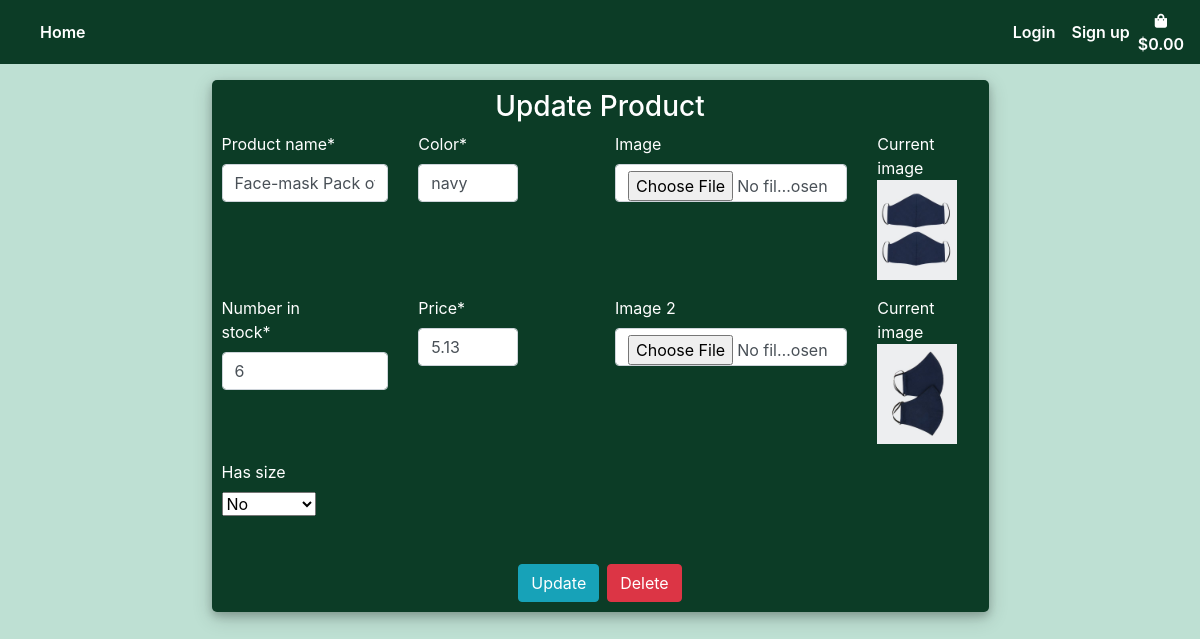
Before: /update/8/ with the older database file.
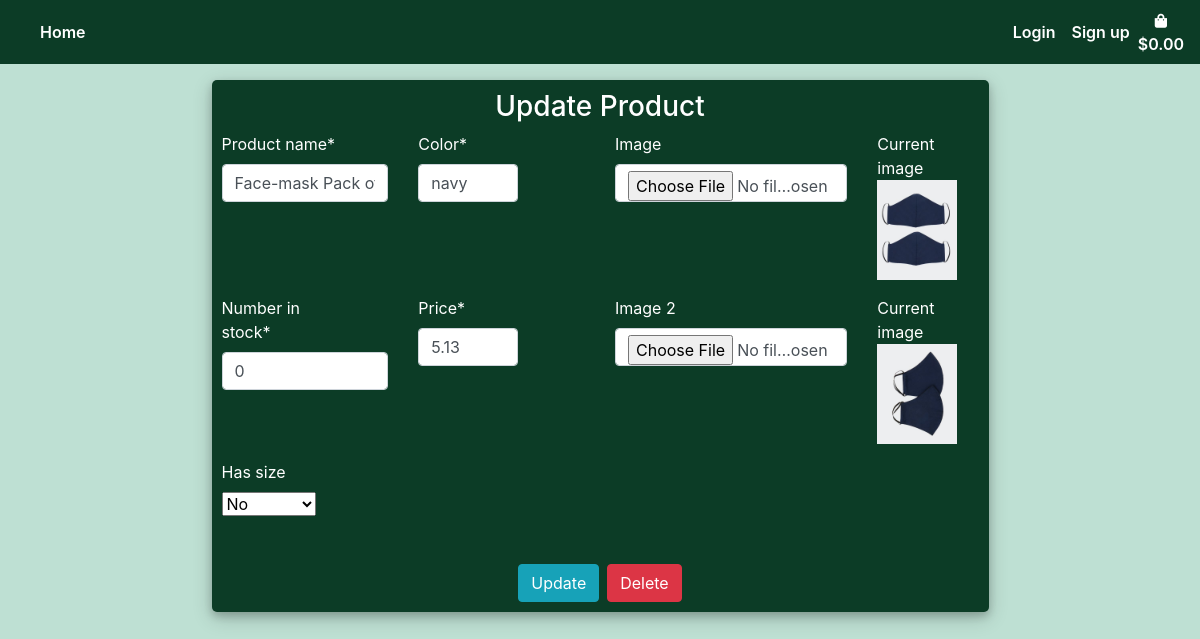
After: the same page with the newer database file.
### products/models.py (models this page shows, shortened)
class Product(models.Model):
    product_name = models.CharField(max_length=settings.CONST_PROFILE_ATTR)
    color = models.CharField(max_length=settings.CONST_PROFILE_ATTR)
    has_size = models.BooleanField(default=False, null=True, blank=True)
    price = models.DecimalField(max_digits=6, decimal_places=2)
    image = ResizedImageField(size=[400, 500], crop=['top', 'left'],quality=100, upload_to='', default='media/noimage.png')
    image_2 = ResizedImageField(size=[400, 500], crop=['top', 'left'],quality=100, upload_to='', default='media/noimage.png')
    number_in_stock = models.IntegerField(null=True , editable=True, default=0)
    is_active = models.BooleanField(default=True, null=True)
    created_by = models.CharField(max_length=settings.CONST_PROFILE_ATTR, null=True)
    created_date = models.TimeField(auto_now_add=True, null=True)

### products/views.py (the view)
# urls.py: path('update/<int:id>/', views.update_product, name="update_product"),
def update_product(request, id):
    product = Product.objects.get(id=id)
    form = ProductForm(request.POST or None,instance=product)
    if form.is_valid():
        form.save()
        return redirect(reverse("products"))
    context = {
        "form": form,
        "product": product,
    }
    return render(request, "products/products_form.html", context)

### products/forms.py
class ProductForm(forms.ModelForm):
    image = forms.ImageField(required=False, widget=forms.FileInput)
    image_2 = forms.ImageField(required=False, widget=forms.FileInput)
    class Meta:
        model = Product
        fields = ["product_name", "color", "has_size",
        "price","image", "image_2", "number_in_stock"]
    def __init__(self, *args, **kwargs):
        super(ProductForm, self).__init__(*args, **kwargs)
        for fieldname in ["product_name", "color", "has_size",
        "price","image", "image_2", "number_in_stock"]:
            self.fields[fieldname].helper = FormHelper()

### products/templates/products/products_form.html (shortened to what this page needs)
{% extends 'base.html'%}
{% load static %}
{% load crispy_forms_tags %}
{% block content %}
    <div class="container h-100 mt-3">
		<div class="justify-content-center h-100">
			<div class="product_card">
				<div class="justify-content-center">
					{% if product %}
                        <h3 class="text-center">Update Product</h3>
                    {% else %}
                        <h3 class="text-center">Add Product</h3>
                    {% endif %}
				</div>
				<div class="justify-content-center form_container">
					<form class="form-group mx-auto" method="POST" action="" enctype="multipart/form-data">
                            <div class="row">
                                <div class="col-md-3 mb-3">
                                    {{ form.product_name|as_crispy_field }}
                                </div>
                                <div class="col-md-3 mb-3">
                                    {{ form.color|as_crispy_field }}
                                </div>
                                <div class="col-md-4 mb-3">
                                    {{ form.image|as_crispy_field }}
                                </div>
                                <div class="col-md-2 mb-3">
                                    <h8>Current image</h8>
                                    <img class="img-fluid" style="height:100px;"src="{{ form.instance.image.url }}" />
                                </div>
                            </div>
                            <div class="row">
                                <div class="col-md-3 mb-3">
                                    {{ form.number_in_stock|as_crispy_field }}
                                </div>
                                <div class="col-md-3 mb-3">
                                    {{ form.price|as_crispy_field }}
                                </div>
                                <div class="col-md-4 mb-3">
                                    {{ form.image_2|as_crispy_field }}
                                </div>
                                <div class="col-md-2 mb-3">
                                    <h8>Current image</h8>
                                    <img class="img-fluid" style="height:100px;"src="{{ form.instance.image_2.url }}" />
                                </div>
                            </div>
                            <div class="row">
                                <div class="col-md-4 mb-3">
                                    {{ form.has_size|as_crispy_field }}
                                </div>
                                <div class="col-md-4 mb-3">
                                </div>
                            </div>
						</div>
                        <div class="d-flex justify-content-center mt-3 product_container">
                            {% if product %}
                                <button class="btn btn-info" type="submit">Update</button>
                                <a class="btn btn-danger ml-2"href="{% url 'delete_product' product.id %}">Delete</a>
                            {% else %}
                                <button class="btn btn-success" type="submit">Add</button>
                            {% endif %}
                        </div>
				</div>
		</div>
	</div>
{% endblock %}

Changed rows visible on the page:
changed Product "Face-mask Pack of 2": number_in_stock "6" → "0"
